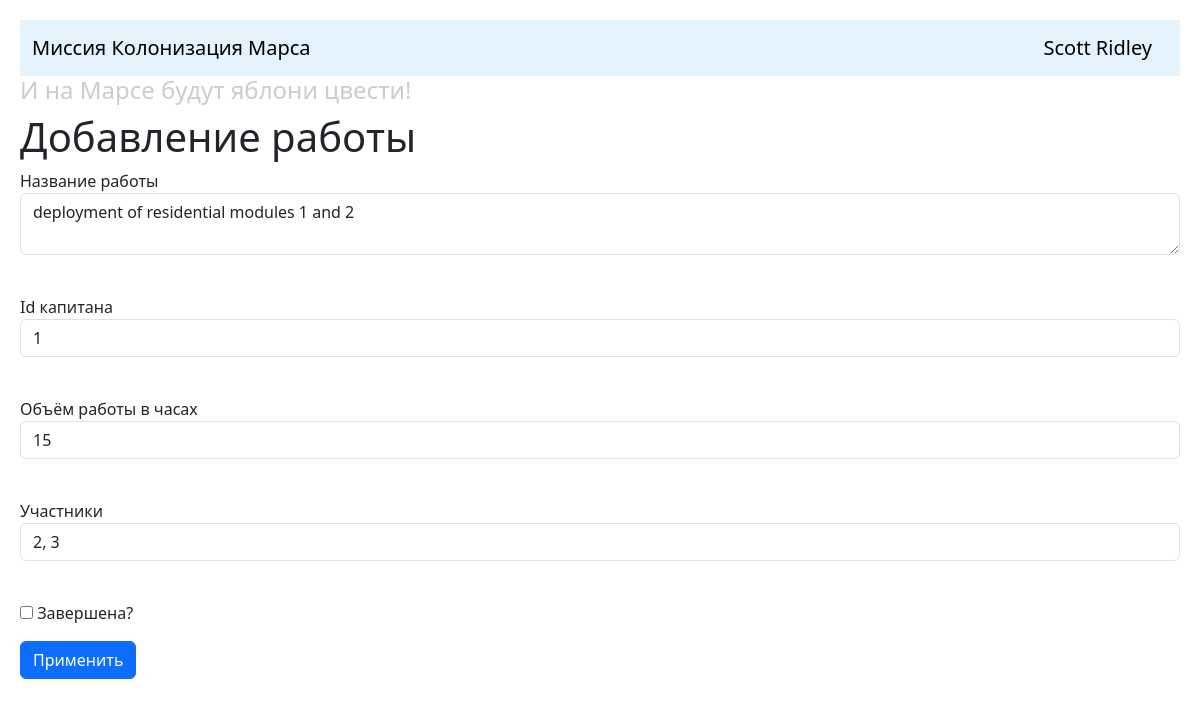
/jobs/1 (signed in), run on the app's committed database.
### data/users.py (models this page shows, shortened)
class User(SqlAlchemyBase, UserMixin):
    __tablename__ = 'users'
    id = sa.Column(sa.Integer, primary_key=True, autoincrement=True)
    surname = sa.Column(sa.String, nullable=True)
    name = sa.Column(sa.String, nullable=True)
    age = sa.Column(sa.Integer, nullable=True)
    position = sa.Column(sa.String, nullable=True)
    speciality = sa.Column(sa.String, nullable=True)
    address = sa.Column(sa.String, nullable=True)
    email = sa.Column(sa.String, index=True, unique=True, nullable=True)
    hashed_password = sa.Column(sa.String, nullable=True)
    modified_date = sa.Column(sa.DateTime, default=datetime.datetime.now)
    jobs = orm.relationship('Jobs', back_populates='user')

### data/jobs.py (models this page shows, shortened)
class Jobs(SqlAlchemyBase):
    __tablename__ = 'jobs'
    id = sa.Column(sa.Integer, primary_key=True, autoincrement=True)
    team_leader = sa.Column(sa.Integer, sa.ForeignKey('users.id'), nullable=True)
    job = sa.Column(sa.String, nullable=True)
    work_size = sa.Column(sa.Integer, nullable=True)
    collaborators = sa.Column(sa.String, nullable=True)
    start_date = sa.Column(sa.DateTime, default=datetime.datetime.now)
    end_date = sa.Column(sa.DateTime)
    is_finished = sa.Column(sa.Boolean, default=False)
    user = orm.relationship('User', back_populates='jobs')

### main.py (the view, shortened to what this page needs)
@app.route('/jobs/<int:id>', methods=['GET', 'POST'])
@login_required
def edit_jobs(id):
    form = JobsForm()
    if request.method == "GET":
        db_sess = db_session.create_session()
        jobs = db_sess.query(Jobs).filter(Jobs.id == id,
                                          (Jobs.user == current_user) | (current_user.id == 1)
                                          ).first()
        if jobs:
            form.job.data = jobs.job
            form.team_leader.data = jobs.team_leader
            form.work_size.data = jobs.work_size
            form.collaborators.data = jobs.collaborators
            form.is_finished.data = jobs.is_finished
        else:
            abort(404)
    return render_template('jobs_add.html',
                           title='Редактирование работы',
                           form=form)

### forms.py
class JobsForm(FlaskForm):
    job = TextAreaField('Название работы', validators=[DataRequired()])
    team_leader = IntegerField('Id капитана', validators=[DataRequired()])
    work_size = IntegerField('Объём работы в часах', validators=[DataRequired()])
    collaborators = StringField('Участники', validators=[DataRequired()])
    is_finished = BooleanField('Завершена?')
    submit = SubmitField('Применить')

### data/db_session.py (called while the page is built)
def create_session() -> Session:
    global __factory
    return __factory()

### main.py (called while the page is built)
@login_manager.user_loader
def load_user(user_id):
    db_sess = db_session.create_session()
    return db_sess.get(User, user_id)

### templates/jobs_add.html (shortened to what this page needs)
{% extends "base.html" %}
{% block content %}
<h1>Добавление работы</h1>
<form action="" method="post">
    <p>
        {{ form.job.label }}<br>
        {{ form.job(class="form-control") }}<br>
    </p>
    <p>
        {{ form.team_leader.label }}<br>
        {{ form.team_leader(class="form-control", type="number") }}<br>
    </p>
    <p>
        {{ form.work_size.label }}<br>
        {{ form.work_size(class="form-control", type="number") }}<br>
    </p>
    <p>
        {{ form.collaborators.label }}<br>
        {{ form.collaborators(class="form-control") }}<br>
    </p>
    <p>{{ form.is_finished() }} {{ form.is_finished.label }}</p>
    <p>{{ form.submit(type="submit", class="btn btn-primary") }}</p>
</form>
{% endblock %}

### templates/base.html (shortened to what this page needs)
<!DOCTYPE html>
<html lang="en">
<head>
    <link rel="stylesheet"
          href="https://cdn.jsdelivr.net/npm/bootstrap@5.3.0/dist/css/bootstrap.min.css"
>
</head>
<body style="margin: 20px">
    <nav class="navbar navbar-light" style="background-color: #e3f2fd;">
        <div class="container-fluid justify-content-between">
            <a class="navbar-brand" href="/">Миссия Колонизация Марса</a>
            {% if current_user.is_authenticated %}
                <a class="navbar-brand" href="/logout">{{ current_user.surname }} {{ current_user.name }}</a>
            {% else %}
                <div class="ms-auto">
                    <a class="btn btn-primary" href="/register">Зарегистрироваться</a>
                    <a class="btn btn-success" href="/login">Войти</a>
                </div>
            {% endif %}
        </div>
    </nav>
    <h4 style="color: #cccccc;">И на Марсе будут яблони цвести!</h4>
    {% block content %}{% endblock %}
</body>
</html>

### data on the page
User: surname "Scott", name "Ridley"
Jobs: job "deployment of residential modules 1 and 2", team_leader "1", work_size "15", collaborators "2, 3"
